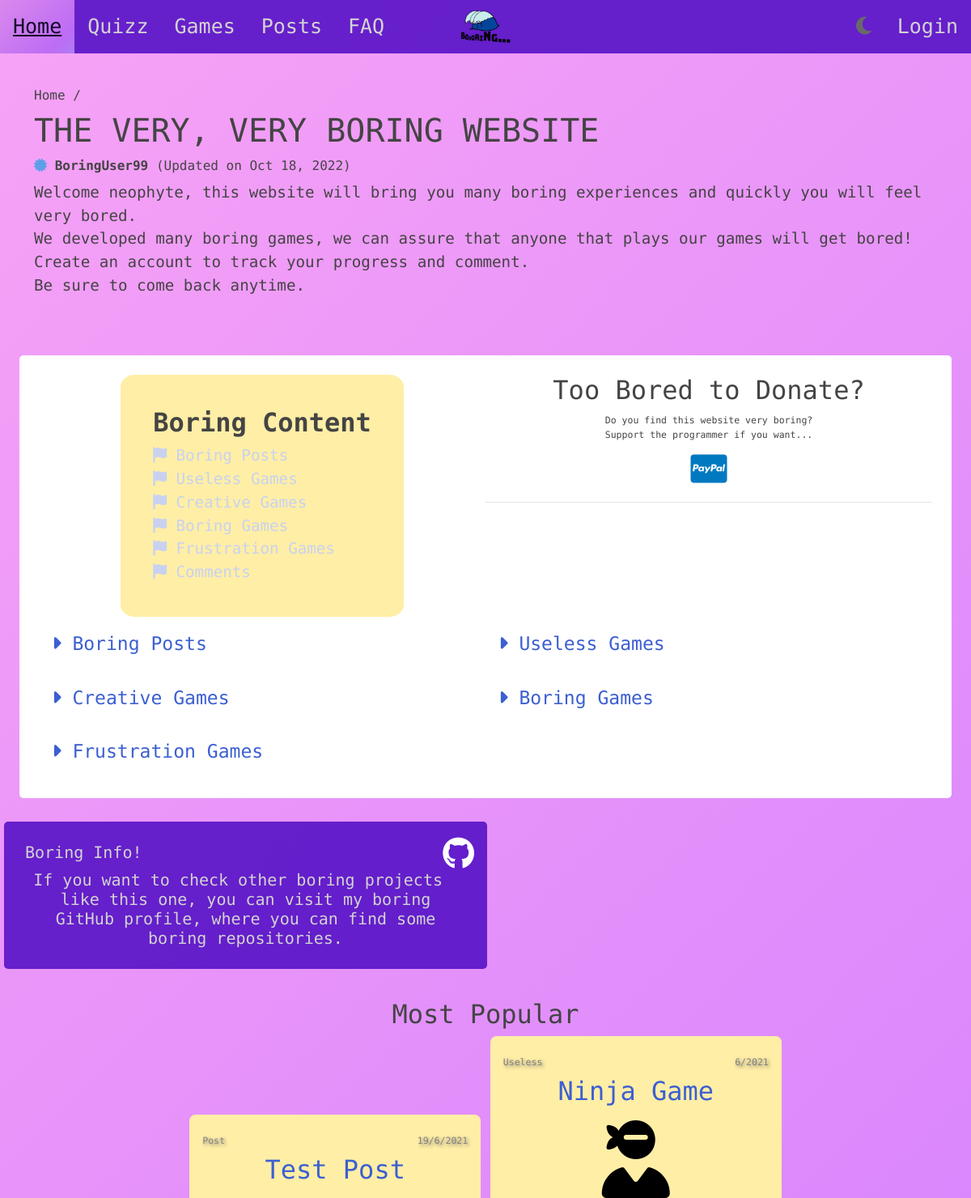
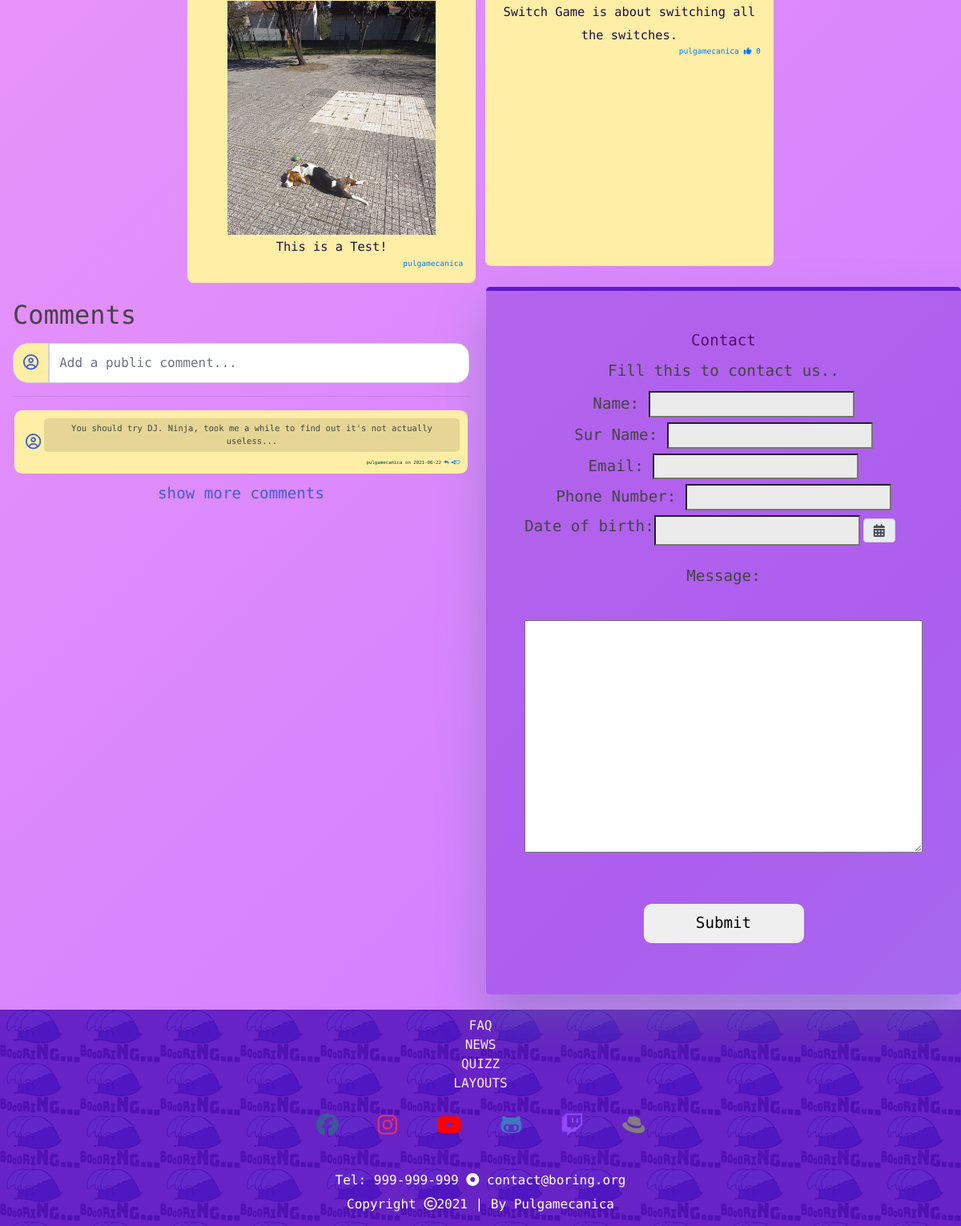
The page / on the database its author committed (2 pictures, top to bottom).
### boring/models.py (models this page shows, shortened)
class Post(models.Model):
    title = models.CharField(max_length = 30)
    description = models.TextField(max_length = 150)
    views = models.IntegerField(default = 0)
    likes = models.IntegerField(default = 0)
    active = models.BooleanField(default=False)
    created_at = models.DateTimeField(auto_now_add=True)
    short_description = models.CharField(max_length = 15, default='Details')
    user = models.ForeignKey(BoringUser, on_delete=models.CASCADE, related_name="posts")

class BoringUser(models.Model):
    user = models.OneToOneField(User, on_delete=models.CASCADE)
    boring_coins = models.IntegerField(default=100)
    boring_diamonds = models.IntegerField(default=10)
    bio = models.TextField(blank=True)
    level = models.IntegerField(default=0)
    is_admin = models.BooleanField(default=False)
    created_at = models.DateTimeField(auto_now=True)

class Game(models.Model):
    class GameCategory(models.IntegerChoices):
        USELESS = 0
        CREATIVE = 1
        BORING = 2
        FRUSTRATION = 3
    name = models.CharField(max_length = 30)
    description = models.CharField(max_length = 150)
    iconClass1 = models.CharField(max_length = 5, blank=True, default='')
    iconClass2 = models.CharField(max_length = 15, blank=True, default='')
    function = models.CharField(max_length = 50, choices=FUNCTIONS)
    hint_text = models.CharField(max_length = 200, blank=True, default='')
    points_per_win = models.IntegerField(default = 10)
    likes = models.IntegerField(default = 0)
    active = models.BooleanField(default=False)
    created_at = models.DateTimeField(auto_now_add=True)
    category = models.IntegerField(choices=GameCategory.choices, default=False)
    user = models.ForeignKey(BoringUser, on_delete=models.CASCADE, related_name="games")
    times_played = models.IntegerField(default = 0)

class Comment(models.Model):
    user = models.ForeignKey(BoringUser, on_delete=models.CASCADE, related_name="comments")
    created_at = models.DateTimeField(auto_now_add=True)
    description = models.TextField(max_length = 250)
    likes = models.IntegerField(default=0)

### boring_website/views.py (the view)
# urls.py: path('', views.home_page_view, name='home'),
def home_page_view(request):
    contact_form = ContactForm()
    recent_posts = [post for post in Post.objects.all().filter(active=True).order_by('created_at')[:2] ]
    recent_games_by_cat = { choice[1]: Game.objects.filter(category=choice[0]).filter(active=True).order_by('created_at')[:2] for choice in Game.GameCategory.choices }
    game = None if len(Game.objects.all()) == 0 else Game.objects.all().order_by('likes')[0]
    post = None if len(Post.objects.all()) == 0 else Post.objects.all().order_by('likes')[0]
    comments = Comment.objects.order_by('created_at')
    context = {'contact_form': contact_form, 'post': post, 'game': game, 'posts': recent_posts, 'games_by_cat': recent_games_by_cat, 'comments': comments}
    return render(request, 'boring_website/home.html', context)

### boring_website/forms.py
class ContactForm(forms.Form):
    name = forms.CharField(label='Name', max_length=100)
    sur_name = forms.CharField(label='Sur Name', max_length=100)
    email = forms.CharField(label='Email', max_length=100)
    phone_number = forms.IntegerField(label="Phone Number")
    date_of_birth = forms.DateTimeField(input_formats=['%d/%m/%Y'],widget=forms.DateTimeInput(attrs={'class': 'datetimepicker-input','data-target': '#datetimepicker1'}))
    message = forms.CharField(widget=forms.Textarea, label='Message', max_length=300, min_length=10)

### boring_website/templates/boring_website/home.html (shortened to what this page needs)
{% extends 'boring_website/base.html' %}
{% block main %}
    {% load static %}
    <div class="main-wrapper" id="home-active">
        <div class="box intro-box">
            <h6 class="breadcrums">Home / </h6>
            <h1 class="title">THE VERY, VERY BORING WEBSITE</h1>
            <h6><i class="fas fa-certificate"></i><b> BoringUser99</b> (Updated on Oct 18, 2022)</h6>
            <p>Welcome neophyte, this website will bring you many boring experiences and quickly you will feel very bored.<br>We developed many boring games, we can assure that anyone that plays our games will get bored!<br>Create an account to track your progress and comment.<br>Be sure to come back anytime.</p>
        </div>
        <div class="box content-wrapper">
            <div class="box contents-box">
                <div class="contents-container">
                    <h2><b>Boring Content</b></h2>
                    <a onclick="collapse('boring-posts')" href="#boring-posts-anchor"><i class="fas fa-flag"></i> Boring Posts</a>
                    {% for cat in games_by_cat.keys %}
                        <a onclick="collapse('{{ cat }}-games')" href="#{{ cat }}-games-anchor"><i class="fas fa-flag"></i> {{ cat }} Games</a>
                    {% endfor %}
                    <a href="#comments-anchor"><i class="fas fa-flag"></i> Comments</a>
                </div>
            </div>
            <div class="box donation-box">
                <h2>Too Bored to Donate?</h2>
                <p>Do you find this website very boring?<br>Support the programmer if you want...</p>
                <h1><a href="https://streamlabs.com/pulgamecanica/tip"><i class="fab fa-cc-paypal"></i></a></h1>
                <hr>
            </div>
            <div class="box boring-posts-box" id="boring-posts-anchor">
                <button onclick="collapse('boring-posts')" type="button" class="collapsible collapsible-boring-posts"><i class="fas fa-caret-right"></i> Boring Posts</button>
            </div>
            {% for cat, games in games_by_cat.items %}
                <div class="box {{ cat }}-games-box" id="{{ cat }}-games-anchor">
                    <button onclick="collapse('{{ cat }}-games')" type="button" class="collapsible  collapsible-{{ cat }}-games"><i class="fas fa-caret-right"></i> {{ cat }} Games</button>
                </div>
            {% endfor %}
        </div>
        <div class="box author-box">
            <h1><a href="#"><i class="fab fa-github"></i></a></h1>
            <span><h5>Boring Info!<h5><p>If you want to check other boring projects like this one, you can visit my boring GitHub profile, where you can find some boring repositories.</p></span>
        </div>
        <div class="box compilation-box">
            <div class="compilation-container">
                <h2>Most Popular</h2>
                {% if post is not None %}
                    <a href="{% url 'boring_website:posts' %}">
                        <section class="compilation-post">
                            <header>Post<span class="element-date">{{ post.created_at.day }}/{{ post.created_at.month }}/{{ post.created_at.year }}</span></header>
                            <h2>{{ post.title }}</h2>
                            {% load static %}
                            <img src="{% static 'boring_website/images/doggoPost.png' %}" alt="dog beagle">
                            <content>
                                {{ post.description }}
                            </content>
                            <footer> {{ post.user.user.username }} </footer>
                        </section>
                    </a>
                {% endif %}
                {% if game is not None %}
                    <section class="compilation-game">
                        <div class="flip-card">
                            <div class="flip-card-inner">
                                <div class="flip-card-front">
                                    <a href="{% url 'boring_website:games' %}">
                                        <header>Useless<span class="element-date">{{ game.created_at.month }}/{{ game.created_at.year }}</span></header>
                                        <h2>{{ game.name }}</h2>
                                        <i class="fas fa-user-ninja game-logo"></i>
                                        <content>
                                            {{ game.description }}
                                        </content>
                                        <footer>{{ game.user.user.username}} <i class="fas fa-thumbs-up"></i> {{ game.likes }}</footer>
                                    </a>
                                </div>
                                <div class="flip-card-back">
                                    <article>
                                        <figure>
                                            <div id="dj-ninja-game">
                                                <p id="ninja">{{ game.name }}</p>
                                                <i onclick="revealNinja()" class="fas fa-user-ninja fa-rotate-90"></i>
                                            </div>
                                            <figcaption> {{ game.description }}</figcaption>
                                            <details>
                                            </details>
                                        </figure>
                                    </article>
                                </div>
                            </div>
                        </div>
                    </section>
                {% endif %}
            </div>
        </div>
        <div class="box comments-box" id="comments-anchor">
            <div class="comment-wrapper">
                <h2><label for="comment">Comments</label></h2>
                <form>
                    <div class="comment-container">
                        <div class="input-group">
                            <span class="input-group-text user-icon"><i class="far fa-user-circle"></i></span>
                            <input class="form-control" type="text" name="comment" id="comment" placeholder="Add a public comment...">
                        </div>
                    </div>
                </form>
                <hr>
                {% for comment in comments %}
                    <div class="comments-container">
                        <div class="user-comment-icon"><i class="far fa-user-circle"></i></div>
                        <p>You should try DJ. Ninja, took me a while to find out it's not actually useless...</p>
                        <h6>{{ comment.user.user.username }} on {{ comment.created_at|date:'Y-m-d' }} <a href=""><i class="fas fa-reply"></i></a> <a href=""><i class="fas fa-share-alt"></i></a><a href=""><i class="far fa-heart"></i></a></h6>
                    </div>
                {% empty %}
                    No comments... Be the first one to comment.
                {% endfor %}
                <p style="color: #3c5fd2;">show more comments</p>
            </div>
        </div>
        <div class="box contact-box">
            <div class="wrapper">
                <form method="post" action="{% url 'boring_website:contact_message' %}">
                    <div class="page-title">Contact</div>
                    <p>Fill this to contact us..</p>
                    {% for field in contact_form  %}
                        {% if field is contact_form.date_of_birth %}
                            <div class="input-group mb-4" id="datetimepicker1" data-target-input="nearest">
                                {{ field.label_tag }}
                                {{ field }}
                                <div data-target="#datetimepicker1" data-toggle="datetimepicker">
                                    <div class="input-group-text m-1"><i class="fa fa-calendar"></i></div>
                                </div>
                            </div>
                        {% else %}
                            <div class="fieldWrapper">
                                {{ field.label_tag }} {{ field }}
                            </div>
                        {% endif %}
                    {% endfor %}
                    <button class="submit formEntry">Submit</button>
                </form>
            </div>
        </div>
    </div>
{% endblock %}

### boring_website/static/boring_website/css/base.css (style rules this page uses)
* { scroll-behavior: smooth; box-sizing: border-box; padding: 0; margin: 0; }
html { width: 100%; }
body { width: 100%; margin: 0; background: linear-gradient(-45deg, #17eb76, #0be683, #4fe3b9, #8cd5ff, #d380ff, #f7a3f6); background-size: 400% 400%; animation: gradient 10s ease infinite; font-family: 'Nova Mono', monospace; }

### rows shown on the page
Post: created_at.day "19", created_at.month "6", created_at.year "2021", title "Test Post", description "This is a Test!", user.user.username "pulgamecanica"
Game: created_at.month "6", created_at.year "2021", name "Ninja Game", description "Switch Game is about switching all the switches.", user.user.username "pulgamecanica", likes "0"
Comment: user.user.username "pulgamecanica", created_at "2021-06-22"

### other values the page prints
{{ cat }} "Useless" "Creative" "Boring" "Frustration"
{{ field.label_tag }} "Name:" "Sur Name:" "Email:" "Phone Number:" "Message:"
{{ field.label_tag }} "Date of birth:"
